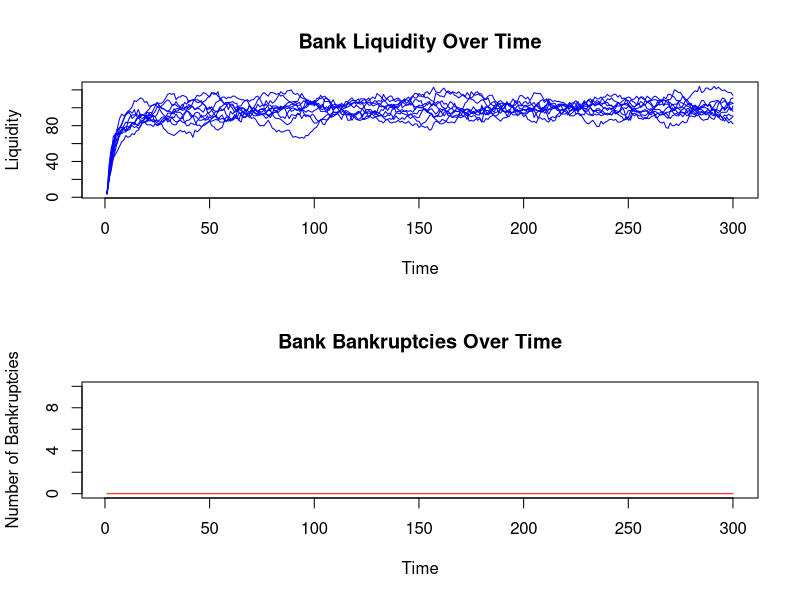
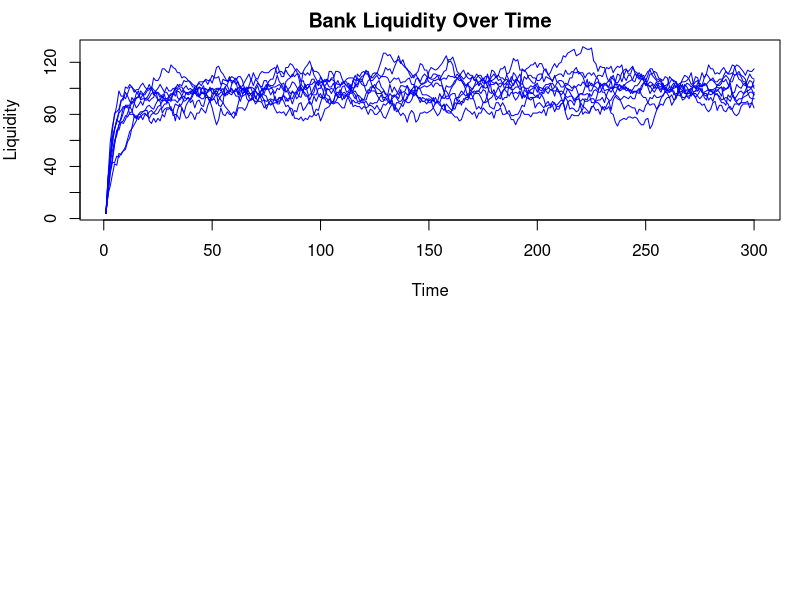
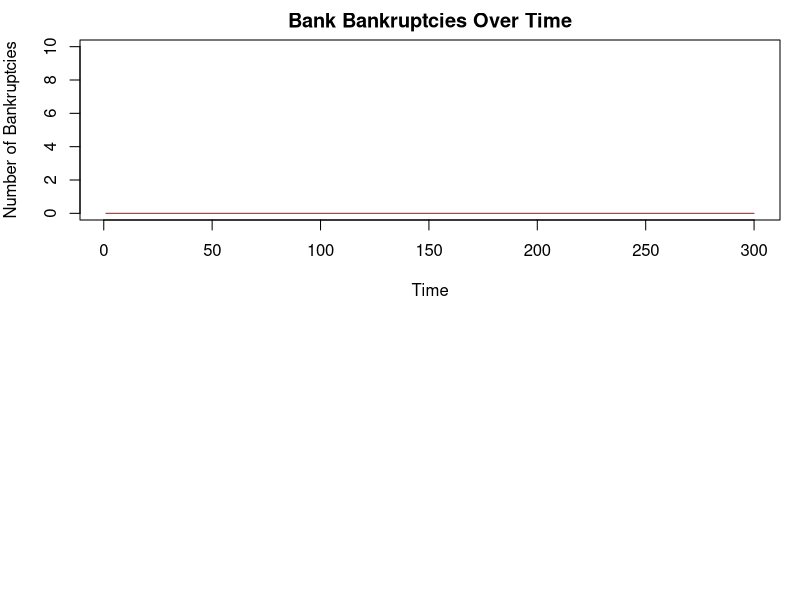
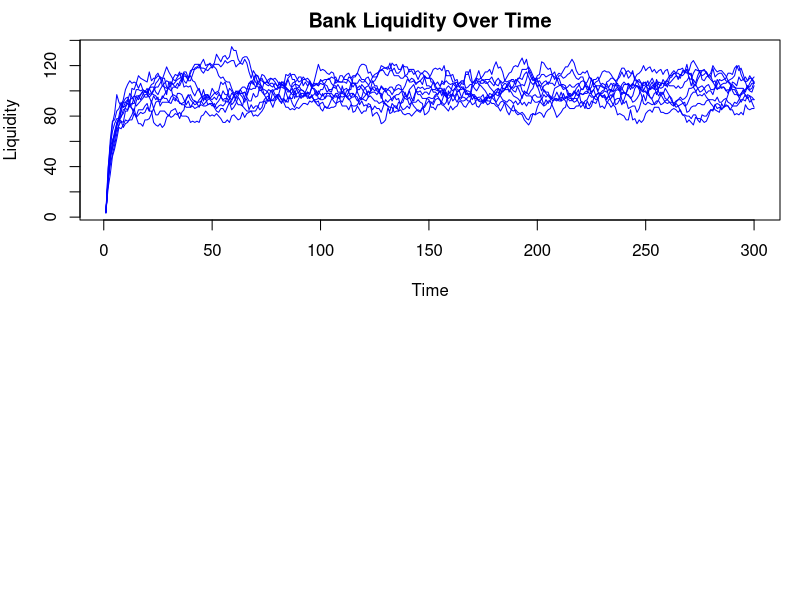
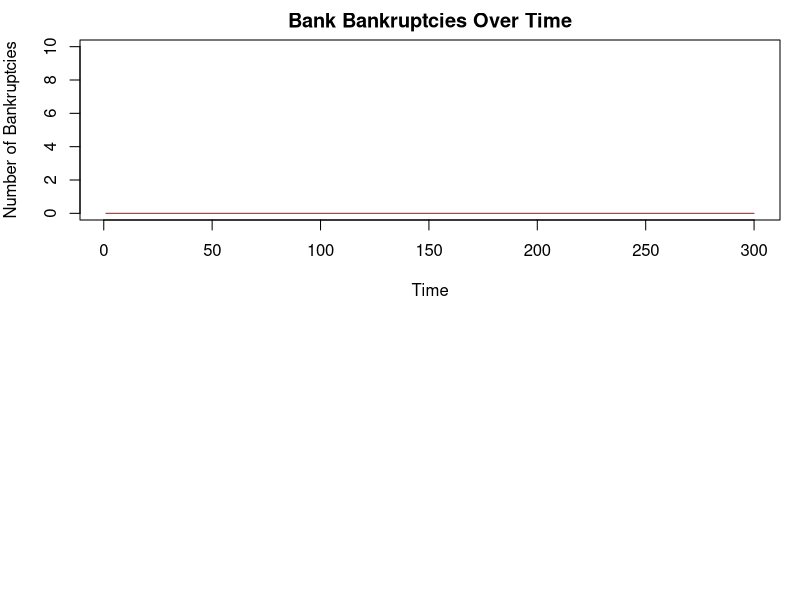

Here is the R script that generated these plots, in order:
library(tidyverse)
set.seed(111)

# Parameters
t <- 300
n_banks <- 10
n_households <- 1000
n_borrowers <- 2000
loan_periods <- 1
equity <- 40
interest <- 0.0125
CAR <- 0.08
MRR <- 0.035
depo_margin <- 0.1
loan_margin <- 0.9
recovery_rate <- 0.1
withdrawal_prob_min <- 0.01
withdrawal_prob_max <- 0.08
default_prob_min <- 0.001
default_prob_max <- 0.5
reserve_fire_sell <- 0.8
bankruptcy_fire_sell <- 0.5
safety_effect <- 0.04
concentration_spread <- function(x) { 0.15 * x^2 }
risk_weight <- function(x) { 0.5 + 5 * x }

# Interest rate shock parameters
interest_shock_TF <- TRUE
p_change_interest <- 50
interest_delta <- 0.005

# Agent matrices
households <- list(
  depo_value = matrix(1, nrow = t, ncol = n_households),
  which_bank = matrix(sample(1:n_banks, n_households, replace = TRUE), nrow = t, ncol = n_households, byrow = TRUE),
  withdrawal_prob = matrix(runif(n_households, withdrawal_prob_min, withdrawal_prob_max), nrow = t, ncol = n_households, byrow = TRUE)
)

borrowers <- list(
  loan_value = matrix(0, nrow = t, ncol = n_borrowers),
  which_bank = matrix(sample(1:n_banks, n_borrowers, replace = TRUE), nrow = t, ncol = n_borrowers, byrow = TRUE),
  pd = matrix(runif(n_borrowers, default_prob_min, default_prob_max), nrow = t, ncol = n_borrowers, byrow = TRUE),
  recovery_rate = matrix(recovery_rate, nrow = t, ncol = n_borrowers, byrow = TRUE),
  risk_weight = matrix(0, nrow = t, ncol = n_borrowers),
  cost_capital = matrix(0, nrow = t, ncol = n_borrowers),
  loan_end = matrix(sample(1:loan_periods, n_borrowers, replace = TRUE), nrow = t, ncol = n_borrowers, byrow = TRUE)
)

banks <- list(
  equity = matrix(equity, nrow = t, ncol = n_banks, byrow = TRUE),
  sum_deposits = matrix(0, nrow = t, ncol = n_banks),
  loan_portfolio = matrix(0, nrow = t, ncol = n_banks),
  reserves = matrix(0, nrow = t, ncol = n_banks),
  exp_loss_provision = matrix(0, nrow = t, ncol = n_banks),
  revenue = matrix(0, nrow = t, ncol = n_banks),
  cost = matrix(0, nrow = t, ncol = n_banks),
  income = matrix(0, nrow = t, ncol = n_banks),
  risk_weighted_assets = matrix(0, nrow = t, ncol = n_banks),
  dividends = matrix(0, nrow = t, ncol = n_banks),
  bankruptcy = matrix(0, nrow = t, ncol = n_banks),
  undercapitalized = matrix(0, nrow = t, ncol = n_banks),
  liquidity_assistance = matrix(0, nrow = t, ncol = n_banks)
)



# Initial values
borrowers$risk_weight[1, ] <- risk_weight(borrowers$pd[1, ])
for (q in 1:n_borrowers) {
  borrowers$cost_capital[1, q] <- (1 + ((loan_margin + 1) * interest) - borrowers$pd[1, q] * recovery_rate) / (1 - borrowers$pd[1, q])
}

for (w in 1:n_banks) {
  banks$sum_deposits[1, w] <- sum(households$depo_value[1, households$which_bank[1, ] == w])
  RW_assets <- borrowers$risk_weight[1, borrowers$which_bank[1, ] == w]
  potential_loans <- min(floor(banks$sum_deposits[1, w] * (1 - MRR)), floor((banks$equity[1, w] / CAR) / mean(RW_assets)))
  borrowers$loan_value[1, borrowers$which_bank[1, ] == w] <- c(rep(1, potential_loans), rep(0, sum(borrowers$which_bank[1, ] == w) - potential_loans))
  banks$loan_portfolio[1, w] <- sum(borrowers$loan_value[1, borrowers$which_bank[1, ] == w])
  banks$risk_weighted_assets[1, w] <- sum(borrowers$risk_weight[1, borrowers$which_bank[1, ] == w] * borrowers$loan_value[1, borrowers$which_bank[1, ] == w])
  banks$exp_loss_provision[1, w] <- sum(borrowers$pd[1, borrowers$which_bank[1, ] == w] * borrowers$loan_value[1, borrowers$which_bank[1, ] == w] * (1 - recovery_rate))
  banks$reserves[1, w] <- banks$sum_deposits[1, w] - banks$loan_portfolio[1, w]
}

# Interest rate shock
if (interest_shock_TF) {
  interest <- c(rep(interest, p_change_interest - 1), rep(interest + interest_delta, t - p_change_interest + 1))
}

# Simulation
for (p in 2:t) {
  for (u in 1:n_households) {
    if (runif(1) < households$withdrawal_prob[p - 1, u]) {
      households$which_bank[p, u] <- sample(which(banks$bankruptcy[p - 1, ] == 0), 1)
    } else {
      households$which_bank[p, u] <- households$which_bank[p - 1, u]
    }
  }
  
  for (b in 1:n_banks) {
    banks$sum_deposits[p, b] <- sum(households$depo_value[p, households$which_bank[p, ] == b])
  }
  
  borrowers$loan_value[p, ] <- borrowers$loan_value[p - 1, ]
  for (i in which(borrowers$loan_value[p, ] == 1)) {
    if (runif(1) < borrowers$pd[p, i]) {
      borrowers$loan_value[p, i] <- 0
    }
  }
  
  for (r in 1:n_banks) {
    banks$loan_portfolio[p, r] <- sum(borrowers$loan_value[p, borrowers$which_bank[p, ] == r])
  }
  
  for (a in 1:n_banks) {
    banks$exp_loss_provision[p, a] <- sum(borrowers$pd[p, borrowers$which_bank[p, ] == a] * borrowers$loan_value[p, borrowers$which_bank[p, ] == a] * (1 - recovery_rate))
  }
  
  for (l in 1:n_borrowers) {
    borrowers$cost_capital[p, l] <- (1 + ((loan_margin + 1) * interest[p]) - borrowers$pd[p, l] * recovery_rate) / (1 - borrowers$pd[p, l])
  }
  
  for (y in 1:n_banks) {
    banks$revenue[p, y] <- sum(borrowers$cost_capital[p, borrowers$which_bank[p, ] == y] * borrowers$loan_value[p, borrowers$which_bank[p, ] == y]) + banks$reserves[p - 1, y] * interest[p - 1]
    banks$cost[p, y] <- sum(households$depo_value[p - 1, households$which_bank[p, ] == y] * interest[p] * (1 + depo_margin))
    banks$income[p, y] <- banks$revenue[p, y] - banks$cost[p, y] - (banks$exp_loss_provision[p - 1, y] - banks$exp_loss_provision[p, y])
    banks$equity[p, y] <- banks$equity[p - 1, y] + banks$income[p, y]
    banks$reserves[p, y] <- banks$sum_deposits[p, y] - banks$loan_portfolio[p, y]
  }
  
  for (k in which(banks$equity[p, ] <= 0)) {
    banks$bankruptcy[p, k] <- 1
    for (s in which(households$which_bank[p, ] == k)) {
      households$which_bank[p, s] <- sample(which(banks$bankruptcy[p, ] == 0), 1)
    }
  }
}

# Results Visualization
bank_liquidity <- as.data.frame(banks$reserves)
bank_bankruptcy <- as.data.frame(banks$bankruptcy)

par(mfrow = c(2, 1))
plot(bank_liquidity[, 1], type = 'l', col = 'blue', ylim = c(min(bank_liquidity), max(bank_liquidity)), ylab = 'Liquidity', xlab = 'Time', main = 'Bank Liquidity Over Time')
for (i in 2:n_banks) {
  lines(bank_liquidity[, i], col = 'blue')
}

plot(rowSums(bank_bankruptcy), type = 'l', col = 'red', ylim = c(0, n_banks), ylab = 'Number of Bankruptcies', xlab = 'Time', main = 'Bank Bankruptcies Over Time')

print("Simulation completed!")














library(tidyverse)
set.seed(111)

# Parameters
t <- 300
n_banks <- 10
n_households <- 1000
n_borrowers <- 2000
loan_periods <- 1
equity <- 10
interest <- 0.0125
CAR <- 0.01
MRR <- 0.035
depo_margin <- 0.1
loan_margin <- 0.9
recovery_rate <- 0.05
withdrawal_prob_min <- 0.01
withdrawal_prob_max <- 0.1
default_prob_min <- 0.001
default_prob_max <- 0.5
reserve_fire_sell <- 0.8
bankruptcy_fire_sell <- 0.5
safety_effect <- 0.04
concentration_spread <- function(x) { 0.15 * x^2 }
risk_weight <- function(x) { 0.5 + 5 * x }

# Interest rate shock parameters
interest_shock_TF <- TRUE
p_change_interest <- 50
interest_delta <- 0.005

# Agent matrices
households <- list(
  depo_value = matrix(1, nrow = t, ncol = n_households),
  which_bank = matrix(sample(1:n_banks, n_households, replace = TRUE), nrow = t, ncol = n_households, byrow = TRUE),
  withdrawal_prob = matrix(runif(n_households, withdrawal_prob_min, withdrawal_prob_max), nrow = t, ncol = n_households, byrow = TRUE)
)

borrowers <- list(
  loan_value = matrix(0, nrow = t, ncol = n_borrowers),
  which_bank = matrix(sample(1:n_banks, n_borrowers, replace = TRUE), nrow = t, ncol = n_borrowers, byrow = TRUE),
  pd = matrix(runif(n_borrowers, default_prob_min, default_prob_max), nrow = t, ncol = n_borrowers, byrow = TRUE),
  recovery_rate = matrix(recovery_rate, nrow = t, ncol = n_borrowers, byrow = TRUE),
  risk_weight = matrix(0, nrow = t, ncol = n_borrowers),
  cost_capital = matrix(0, nrow = t, ncol = n_borrowers),
  loan_end = matrix(sample(1:loan_periods, n_borrowers, replace = TRUE), nrow = t, ncol = n_borrowers, byrow = TRUE)
)

banks <- list(
  equity = matrix(equity, nrow = t, ncol = n_banks, byrow = TRUE),
  sum_deposits = matrix(0, nrow = t, ncol = n_banks),
  loan_portfolio = matrix(0, nrow = t, ncol = n_banks),
  reserves = matrix(0, nrow = t, ncol = n_banks),
  exp_loss_provision = matrix(0, nrow = t, ncol = n_banks),
  revenue = matrix(0, nrow = t, ncol = n_banks),
  cost = matrix(0, nrow = t, ncol = n_banks),
  income = matrix(0, nrow = t, ncol = n_banks),
  risk_weighted_assets = matrix(0, nrow = t, ncol = n_banks),
  dividends = matrix(0, nrow = t, ncol = n_banks),
  bankruptcy = matrix(FALSE, nrow = t, ncol = n_banks),
  undercapitalized = matrix(0, nrow = t, ncol = n_banks),
  liquidity_assistance = matrix(0, nrow = t, ncol = n_banks)
)


# Initial values
borrowers$risk_weight[1, ] <- risk_weight(borrowers$pd[1, ])
for (q in 1:n_borrowers) {
  borrowers$cost_capital[1, q] <- (1 + ((loan_margin + 1) * interest) - borrowers$pd[1, q] * recovery_rate) / (1 - borrowers$pd[1, q])
}

for (w in 1:n_banks) {
  banks$sum_deposits[1, w] <- sum(households$depo_value[1, households$which_bank[1, ] == w])
  RW_assets <- borrowers$risk_weight[1, borrowers$which_bank[1, ] == w]
  potential_loans <- min(floor(banks$sum_deposits[1, w] * (1 - MRR)), floor((banks$equity[1, w] / CAR) / mean(RW_assets)))
  borrowers$loan_value[1, borrowers$which_bank[1, ] == w] <- c(rep(1, potential_loans), rep(0, sum(borrowers$which_bank[1, ] == w) - potential_loans))
  banks$loan_portfolio[1, w] <- sum(borrowers$loan_value[1, borrowers$which_bank[1, ] == w])
  banks$risk_weighted_assets[1, w] <- sum(borrowers$risk_weight[1, borrowers$which_bank[1, ] == w] * borrowers$loan_value[1, borrowers$which_bank[1, ] == w])
  banks$exp_loss_provision[1, w] <- sum(borrowers$pd[1, borrowers$which_bank[1, ] == w] * borrowers$loan_value[1, borrowers$which_bank[1, ] == w] * (1 - recovery_rate))
  banks$reserves[1, w] <- banks$sum_deposits[1, w] - banks$loan_portfolio[1, w]
}

# Interest rate shock
if (interest_shock_TF) {
  interest <- c(rep(interest, p_change_interest - 1), rep(interest + interest_delta, t - p_change_interest + 1))
}

# Simulation
for (p in 2:t) {
  for (u in 1:n_households) {
    if (runif(1) < households$withdrawal_prob[p - 1, u]) {
      available_banks <- which(banks$bankruptcy[p - 1, ] == FALSE) # Only consider non-bankrupt banks
      if (length(available_banks) == 0) {
        households$which_bank[p, u] <- sample(1:n_banks, 1) # If all banks are bankrupt, choose randomly
      } else {
        households$which_bank[p, u] <- sample(available_banks, 1)
      }
    } else {
      households$which_bank[p, u] <- households$which_bank[p - 1, u]
    }
  }
  
  for (b in 1:n_banks) {
    banks$sum_deposits[p, b] <- sum(households$depo_value[p, households$which_bank[p, ] == b])
  }
  
  borrowers$loan_value[p, ] <- borrowers$loan_value[p - 1, ]
  for (i in which(borrowers$loan_value[p, ] == 1)) {
    if (runif(1) < borrowers$pd[p, i]) {
      borrowers$loan_value[p, i] <- 0
    }
  }
  
  for (r in 1:n_banks) {
    banks$loan_portfolio[p, r] <- sum(borrowers$loan_value[p, borrowers$which_bank[p, ] == r])
  }
  
  for (a in 1:n_banks) {
    banks$exp_loss_provision[p, a] <- sum(borrowers$pd[p, borrowers$which_bank[p, ] == a] * borrowers$loan_value[p, borrowers$which_bank[p, ] == a] * (1 - recovery_rate))
  }
  
  for (l in 1:n_borrowers) {
    borrowers$cost_capital[p, l] <- (1 + ((loan_margin + 1) * interest[p]) - borrowers$pd[p, l] * recovery_rate) / (1 - borrowers$pd[p, l])
  }
  
  for (y in 1:n_banks) {
    banks$revenue[p, y] <- sum(borrowers$cost_capital[p, borrowers$which_bank[p, ] == y] * borrowers$loan_value[p, borrowers$which_bank[p, ] == y]) + banks$reserves[p - 1, y] * interest[p - 1]
    banks$cost[p, y] <- sum(households$depo_value[p - 1, households$which_bank[p, ] == y] * interest[p] * (1 + depo_margin))
    banks$income[p, y] <- banks$revenue[p, y] - banks$cost[p, y] - (banks$exp_loss_provision[p - 1, y] - banks$exp_loss_provision[p, y])
    banks$equity[p, y] <- banks$equity[p - 1, y] + banks$income[p, y]
    banks$reserves[p, y] <- banks$sum_deposits[p, y] - banks$loan_portfolio[p, y]
  }
  
  for (k in which(banks$equity[p, ] <= 0)) {
    banks$bankruptcy[p, k] <- 1
    for (s in which(households$which_bank[p, ] == k)) {
      households$which_bank[p, s] <- sample(which(banks$bankruptcy[p, ] == 0), 1)
    }
  }
}

# Results Visualization
bank_liquidity <- as.data.frame(banks$reserves)
bank_bankruptcy <- as.data.frame(banks$bankruptcy)

# Increase plot margins and save to file
png("bank_liquidity.png", width = 800, height = 600)
par(mfrow = c(2, 1), mar = c(4, 4, 2, 1))
plot(bank_liquidity[, 1], type = 'l', col = 'blue', ylim = c(min(bank_liquidity), max(bank_liquidity)), ylab = 'Liquidity', xlab = 'Time', main = 'Bank Liquidity Over Time')
for (i in 2:n_banks) {
  lines(bank_liquidity[, i], col = 'blue')
}
dev.off()

png("bank_bankruptcy.png", width = 800, height = 600)
par(mfrow = c(2, 1), mar = c(4, 4, 2, 1))
plot(rowSums(bank_bankruptcy), type = 'l', col = 'red', ylim = c(0, n_banks), ylab = 'Number of Bankruptcies', xlab = 'Time', main = 'Bank Bankruptcies Over Time')
dev.off()

print("Simulation completed!")








# Parameters
t <- 300
n_banks <- 10
n_households <- 1000
n_borrowers <- 2000
loan_periods <- 1
equity <- 40
interest <- 0.0125
CAR <- 0.01
MRR <- 0.035
depo_margin <- 0.1
loan_margin <- 0.9
recovery_rate <- 0.05
withdrawal_prob_min <- 0.01
withdrawal_prob_max <- 0.1
default_prob_min <- 0.05
default_prob_max <- 0.5
reserve_fire_sell <- 0.8
bankruptcy_fire_sell <- 0.5
safety_effect <- 0.04
concentration_spread <- function(x) { 0.15 * x^2 }
risk_weight <- function(x) { 0.5 + 5 * x }
operational_cost <- 0.01  # Operational cost per unit of deposit

# Interest rate shock parameters
interest_shock_TF <- TRUE
p_change_interest <- 50
interest_delta <- 0.005

# Agent matrices
households <- list(
  depo_value = matrix(1, nrow = t, ncol = n_households),
  which_bank = matrix(sample(1:n_banks, n_households, replace = TRUE), nrow = t, ncol = n_households, byrow = TRUE),
  withdrawal_prob = matrix(runif(n_households, withdrawal_prob_min, withdrawal_prob_max), nrow = t, ncol = n_households, byrow = TRUE)
)

borrowers <- list(
  loan_value = matrix(0, nrow = t, ncol = n_borrowers),
  which_bank = matrix(sample(1:n_banks, n_borrowers, replace = TRUE), nrow = t, ncol = n_borrowers, byrow = TRUE),
  pd = matrix(runif(n_borrowers, default_prob_min, default_prob_max), nrow = t, ncol = n_borrowers, byrow = TRUE),
  recovery_rate = matrix(recovery_rate, nrow = t, ncol = n_borrowers, byrow = TRUE),
  risk_weight = matrix(0, nrow = t, ncol = n_borrowers),
  cost_capital = matrix(0, nrow = t, ncol = n_borrowers),
  loan_end = matrix(sample(1:loan_periods, n_borrowers, replace = TRUE), nrow = t, ncol = n_borrowers, byrow = TRUE)
)

banks <- list(
  equity = matrix(equity, nrow = t, ncol = n_banks, byrow = TRUE),
  sum_deposits = matrix(0, nrow = t, ncol = n_banks),
  loan_portfolio = matrix(0, nrow = t, ncol = n_banks),
  reserves = matrix(0, nrow = t, ncol = n_banks),
  exp_loss_provision = matrix(0, nrow = t, ncol = n_banks),
  revenue = matrix(0, nrow = t, ncol = n_banks),
  cost = matrix(0, nrow = t, ncol = n_banks),
  income = matrix(0, nrow = t, ncol = n_banks),
  risk_weighted_assets = matrix(0, nrow = t, ncol = n_banks),
  dividends = matrix(0, nrow = t, ncol = n_banks),
  bankruptcy = matrix(0, nrow = t, ncol = n_banks),
  undercapitalized = matrix(0, nrow = t, ncol = n_banks),
  liquidity_assistance = matrix(0, nrow = t, ncol = n_banks)
)

# Initial values
borrowers$risk_weight[1, ] <- risk_weight(borrowers$pd[1, ])
for (q in 1:n_borrowers) {
  borrowers$cost_capital[1, q] <- (1 + ((loan_margin + 1) * interest) - borrowers$pd[1, q] * recovery_rate) / (1 - borrowers$pd[1, q])
}

for (w in 1:n_banks) {
  banks$sum_deposits[1, w] <- sum(households$depo_value[1, households$which_bank[1, ] == w])
  RW_assets <- borrowers$risk_weight[1, borrowers$which_bank[1, ] == w]
  potential_loans <- min(floor(banks$sum_deposits[1, w] * (1 - MRR)), floor((banks$equity[1, w] / CAR) / mean(RW_assets)))
  borrowers$loan_value[1, borrowers$which_bank[1, ] == w] <- c(rep(1, potential_loans), rep(0, sum(borrowers$which_bank[1, ] == w) - potential_loans))
  banks$loan_portfolio[1, w] <- sum(borrowers$loan_value[1, borrowers$which_bank[1, ] == w])
  banks$risk_weighted_assets[1, w] <- sum(borrowers$risk_weight[1, borrowers$which_bank[1, ] == w] * borrowers$loan_value[1, borrowers$which_bank[1, ] == w])
  banks$exp_loss_provision[1, w] <- sum(borrowers$pd[1, borrowers$which_bank[1, ] == w] * borrowers$loan_value[1, borrowers$which_bank[1, ] == w] * (1 - recovery_rate))
  banks$reserves[1, w] <- banks$sum_deposits[1, w] - banks$loan_portfolio[1, w]
}

# Interest rate shock
if (interest_shock_TF) {
  interest <- c(rep(interest, p_change_interest - 1), rep(interest + interest_delta, t - p_change_interest + 1))
}

# Simulation
for (p in 2:t) {
  for (u in 1:n_households) {
    if (runif(1) < households$withdrawal_prob[p - 1, u]) {
      available_banks <- which(banks$bankruptcy[p - 1, ] == 0)
      if (length(available_banks) == 0) {
        households$which_bank[p, u] <- sample(1:n_banks, 1)
      } else {
        households$which_bank[p, u] <- sample(available_banks, 1)
      }
    } else {
      households$which_bank[p, u] <- households$which_bank[p - 1, u]
    }
  }
  
  for (b in 1:n_banks) {
    banks$sum_deposits[p, b] <- sum(households$depo_value[p, households$which_bank[p, ] == b])
  }
  
  borrowers$loan_value[p, ] <- borrowers$loan_value[p - 1, ]
  for (i in which(borrowers$loan_value[p, ] == 1)) {
    if (runif(1) < borrowers$pd[p, i]) {
      borrowers$loan_value[p, i] <- 0
    }
  }
  
  for (r in 1:n_banks) {
    banks$loan_portfolio[p, r] <- sum(borrowers$loan_value[p, borrowers$which_bank[p, ] == r])
  }
  
  for (a in 1:n_banks) {
    banks$exp_loss_provision[p, a] <- sum(borrowers$pd[p, borrowers$which_bank[p, ] == a] * borrowers$loan_value[p, borrowers$which_bank[p, ] == a] * (1 - recovery_rate))
  }
  
  for (l in 1:n_borrowers) {
    borrowers$cost_capital[p, l] <- (1 + ((loan_margin + 1) * interest[p]) - borrowers$pd[p, l] * recovery_rate) / (1 - borrowers$pd[p, l])
  }
  
  for (y in 1:n_banks) {
    banks$revenue[p, y] <- sum(borrowers$cost_capital[p, borrowers$which_bank[p, ] == y] * borrowers$loan_value[p, borrowers$which_bank[p, ] == y]) + banks$reserves[p - 1, y] * interest[p - 1]
    banks$cost[p, y] <- sum(households$depo_value[p - 1, households$which_bank[p, ] == y] * interest[p] * (1 + depo_margin)) + operational_cost * banks$sum_deposits[p - 1, y]
    banks$income[p, y] <- banks$revenue[p, y] - banks$cost[p, y] - (banks$exp_loss_provision[p - 1, y] - banks$exp_loss_provision[p, y])
    banks$equity[p, y] <- banks$equity[p - 1, y] + banks$income[p, y]
    banks$reserves[p, y] <- banks$sum_deposits[p, y] - banks$loan_portfolio[p, y]
  }
  
  for (k in which(banks$equity[p, ] <= 0)) {
    banks$bankruptcy[p, k] <- TRUE
    for (s in which(households$which_bank[p, ] == k)) {
      available_banks <- which(banks$bankruptcy[p, ] == FALSE)
      if (length(available_banks) == 0) {
        households$which_bank[p, s] <- sample(1:n_banks, 1)
      } else {
        households$which_bank[p, s] <- sample(available_banks, 1)
      }
    }
  }
}

# Results Visualization
bank_liquidity <- as.data.frame(banks$reserves)
bank_bankruptcy <- as.data.frame(banks$bankruptcy)

# Increase plot margins and save to file
png("bank_liquidity.png", width = 800, height = 600)
par(mfrow = c(2, 1), mar = c(4, 4, 2, 1))
plot(bank_liquidity[, 1], type = 'l', col = 'blue', ylim = c(min(bank_liquidity), max(bank_liquidity)), ylab = 'Liquidity', xlab = 'Time', main = 'Bank Liquidity Over Time')
for (i in 2:n_banks) {
  lines(bank_liquidity[, i], col = 'blue')
}
dev.off()

png("bank_bankruptcy.png", width = 800, height = 600)
par(mfrow = c(2, 1), mar = c(4, 4, 2, 1))
plot(rowSums(bank_bankruptcy), type = 'l', col = 'red', ylim = c(0, n_banks), ylab = 'Number of Bankruptcies', xlab = 'Time', main = 'Bank Bankruptcies Over Time')
dev.off()

print("Simulation completed!")
